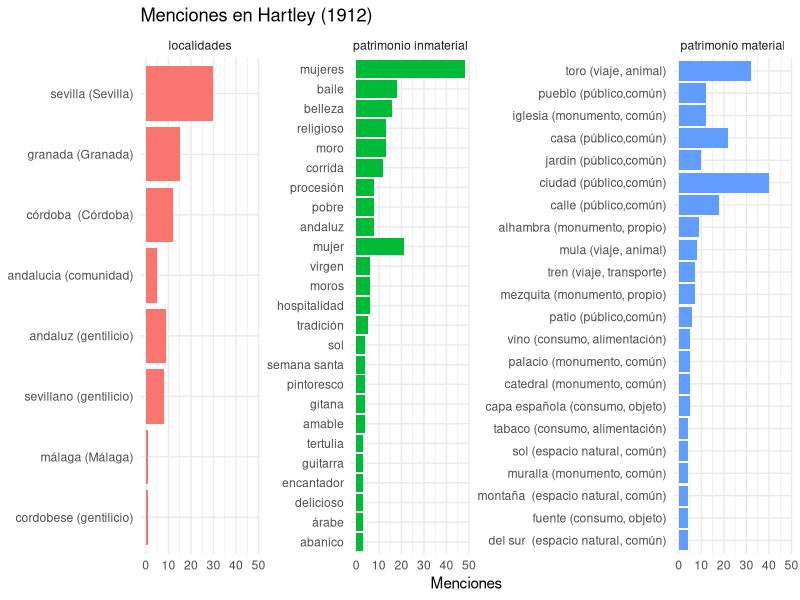
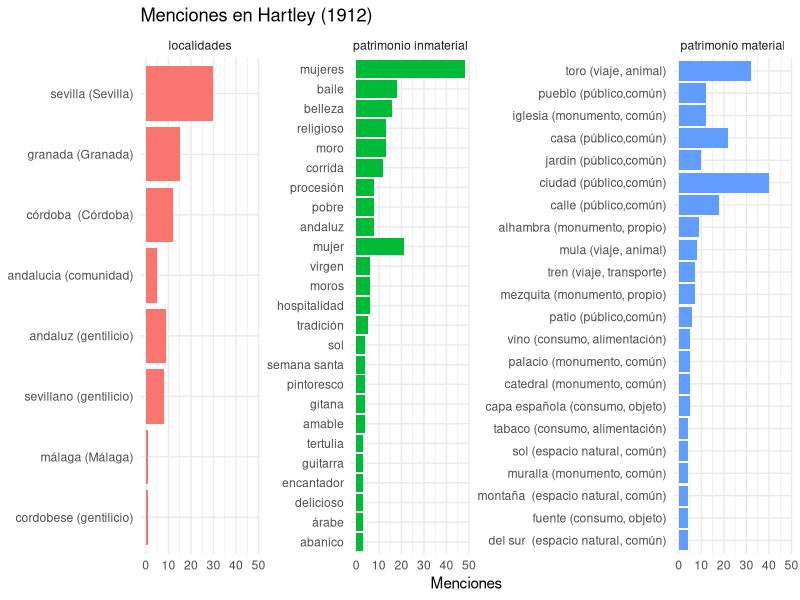

Here is the R script that generated these plots, in order:
# CCOMPROBACIONES PREVIAS
#primer paso: Ver la ruta
getwd()
#segundo paso: ver si están los documentos csv
list.files()
#tercer paso: cargar el relato
relato <- readLines("1912_Hartley_things_seen.txt", encoding = "UTF-8")
#COMIENZO DE LAS OPERACIONES PARA AJUSTARSE A R
#cuarto paso: cambio de estructura para trabajar con R
libro <- paste(relato, collapse = " ")
#quinto paso: todo a minúscula para trabajar con R
#OJO, no se hace con tidytext, porque no nos interesa para la lista csv que queremos cruzar, pues son palabras compuestas
# Y el paquete tidytexto incluye el tokenizador y separaría las palabras compuestas
#por tanto, se usa la función independiente de tolower
#tokenizar se reserva para el análisis de sentimientos
libro_previo <- tolower(libro) 
#sexto paso: se instala el ecosistema tidyverse que incluye los paquetes y sus funciones para las operaciones
install.packages("tidyverse")
#Una vez instalado, se carga
library("tidyverse") 
#AHORA LAS OPERACIONES CON LOS TRES CSV (LOCALIIDADES, PATRIMONIO MATERIAL E INMATERIAL)
#septimo paso: se cargan sin necesidad de caragr el paquete readr, pues ya está instalado e incluido en tidyverse
localidades <- read_csv("localidades_normalizacion.csv")
View(localidades)
patrimonio_material <- read_csv("patrimonio_material_normalizacion.csv")
View(patrimonio_material)
patrimonio_inmaterial <- read_csv("patrimonio_inmaterial_normalizacion.csv")
View(patrimonio_inmaterial) 
#octavo paso: se hacen las operaciones, una por cada csv
#se usa las mismas funciones de los paquetes de tidyverse, como dplyr, magrittr, readr o stringr
#localidades
resultado <- localidades %>%
  mutate(menciones = str_count(libro_previo, paste0("\\b", variantes, "\\b"))) %>%
  filter(menciones > 0) %>%
  arrange(desc(menciones))
# lo visualizamos en la tabla
View(resultado)
#mismo proceso con patrimonio material
resultado_material <- patrimonio_material %>%
  mutate(menciones = str_count(libro_previo, paste0("\\b", variantes, "\\b"))) %>%
  filter(menciones > 0) %>%
  arrange(desc(menciones))
#visualizamos el resultado
View(resultado_material)
#mismo proceso con patrimonio inmaterial
resultado_inmaterial <- patrimonio_inmaterial %>%
  mutate(menciones = str_count(libro_previo, paste0("\\b", variantes, "\\b"))) %>%
  filter(menciones > 0) %>%
  arrange(desc(menciones))
#visualizamos el resultado
View(resultado_inmaterial)
#noveno paso: se exportan los resultados de cada uno fuera de R
#localidades
write_csv(resultado, "resultado_localidades_Hartley.csv") 
#patrimonio material
write_csv(resultado_material, "resultado_material_Hartley.csv")
#patrimonio inmaterial
write_csv(resultado_inmaterial, "resultado_inmaterial_Hartley.csv") 
#décimo paso: creación de gráficas conjuntas en mismo espacio, pero manteninedo cada una su integridad
resultado <- resultado %>% mutate(tipo = "localidades") 
resultado_material <- resultado_material %>% mutate(tipo = "patrimonio material")
resultado_inmaterial <- resultado_inmaterial %>% mutate(tipo = "patrimonio inmaterial") 
#se une la nueva tabla apra cada uno
todo <- bind_rows(resultado, resultado_material, resultado_inmaterial)
#undécimo paso: representación visual de la gráfica
top25 <- todo %>%
  group_by(tipo) %>%
  slice_max(menciones, n = 25) %>%
  ungroup()
#duodécimo paso y últtimo que une todo lo anterior del preoceso de gráfica
#crecaicón definitiva con nuevas funciones y nuevo paquete diferente:ggplot
ggplot(top25, aes(x = reorder(principal, menciones), y = menciones, fill = tipo)) +
  geom_col() +
  coord_flip() +
  facet_wrap(~tipo, scales = "free_y") +
  labs(title = "Menciones en Hartley (1912)",
       x = NULL, y = "Menciones") +
  theme_minimal() +
  theme(legend.position = "none")
#dédimotercer paso o epílogo: exportación a imagen
ggsave("grafica_Hartley.png", width = 12, height = 8) 
